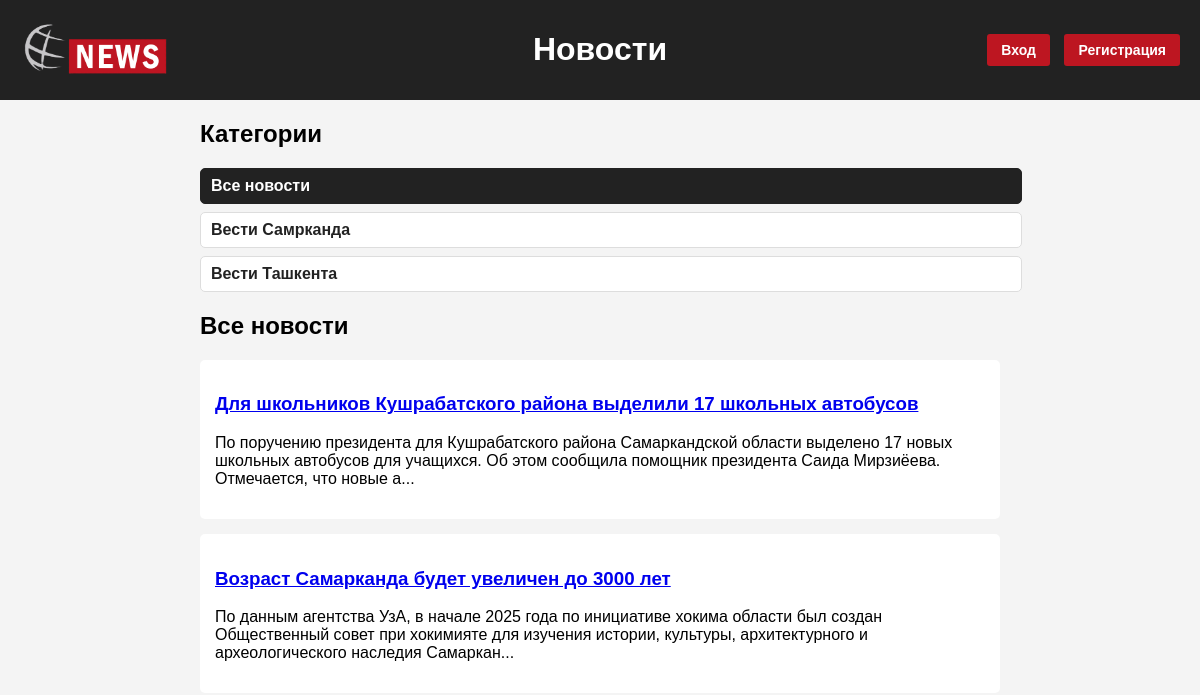
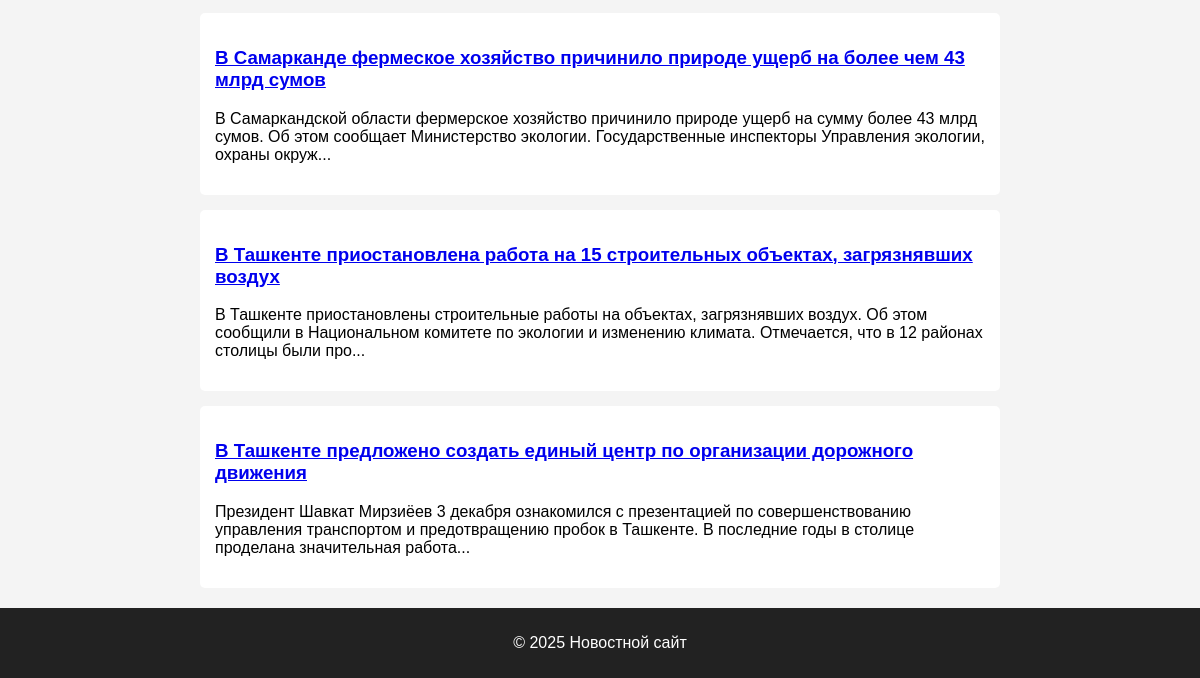
Before: / with the older database file (2 pictures, top to bottom).
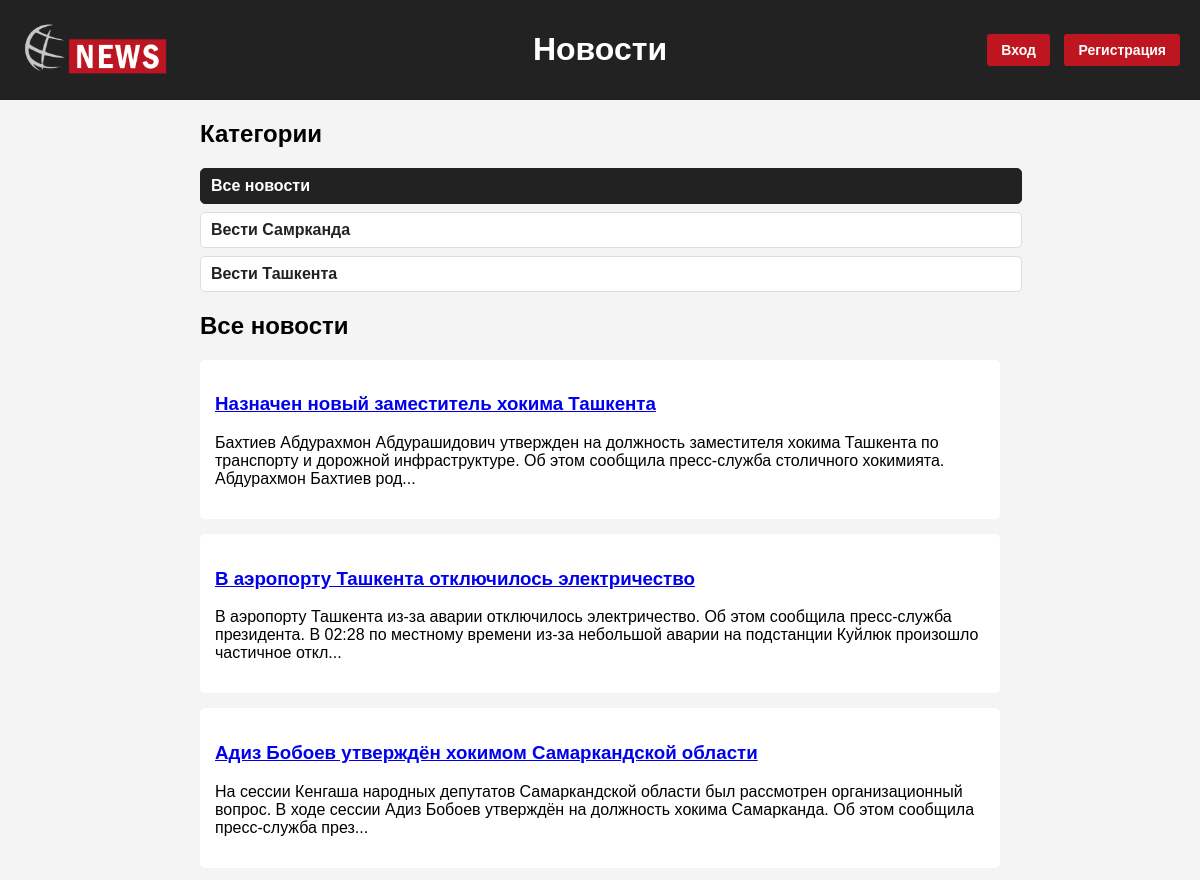
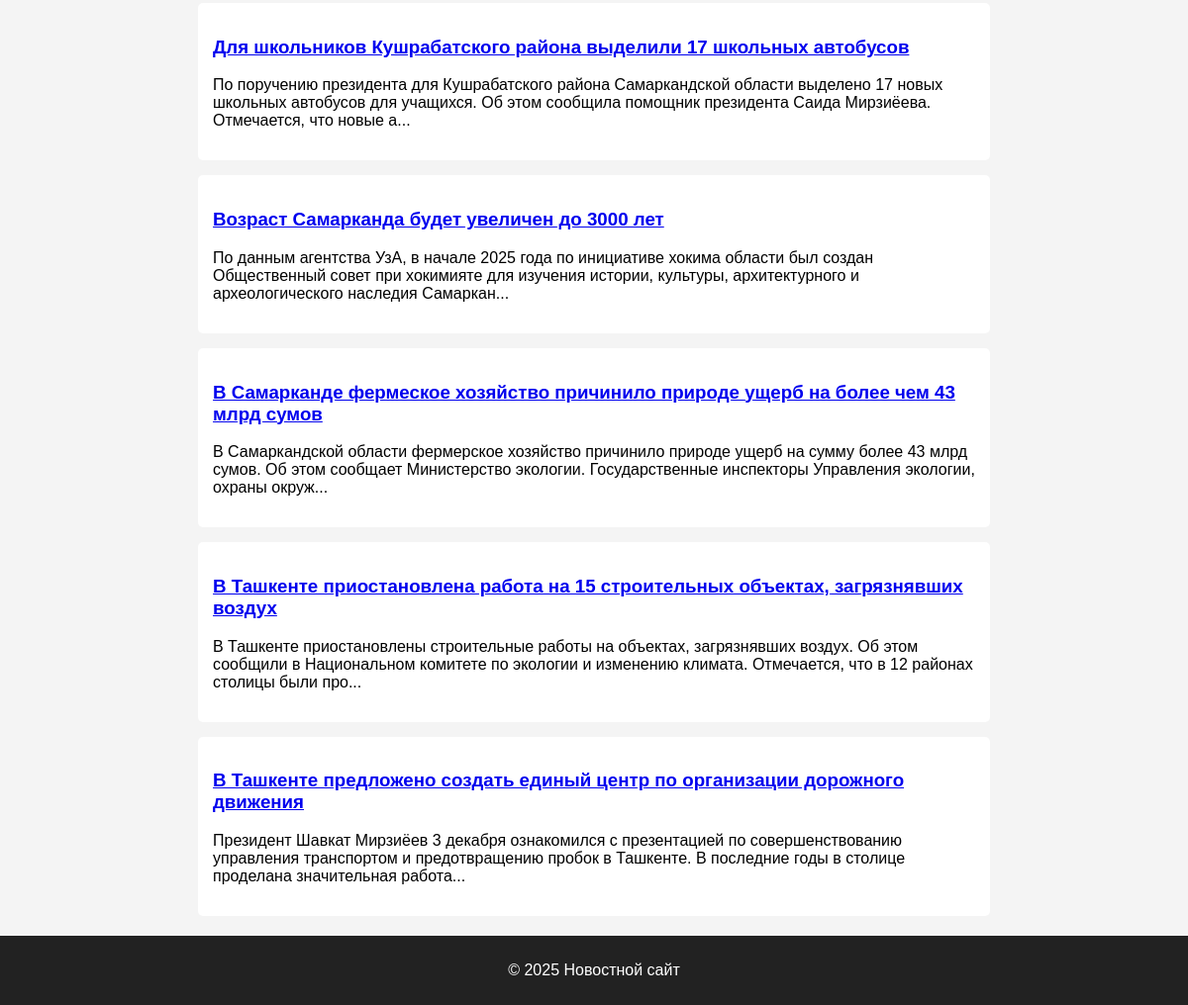
After: the same page with the newer database file (2 pictures, top to bottom).
### index/models.py (models this page shows, shortened)
class NewsCategory(models.Model):
    category_name = models.CharField(max_length=16, verbose_name='название категории')
    added_date = models.DateTimeField(auto_now_add=True)
    class Meta:
        verbose_name = 'категорию'
        verbose_name_plural = 'категории'

class News(models.Model):
    title = models.CharField(max_length=128, verbose_name='Заголовок')
    content = models.TextField(verbose_name='Основной текст')
    category = models.ForeignKey(NewsCategory, on_delete=models.CASCADE, verbose_name='категория')
    added_date = models.DateTimeField(auto_now_add=True)
    class Meta:
        verbose_name = 'новость'
        verbose_name_plural = 'новости'

### index/views.py (the view)
# urls.py: path('', views.home_page, name='home'),
def home_page(request):
    categories = NewsCategory.objects.all()
    news = News.objects.all().order_by('-added_date')
    context = {
        'categories': categories,
        'news': news,
        'current_category': None,  #
    }
    return render(request, 'home.html', context)

### index/templates/home.html (shortened to what this page needs)
{% load static %}
<!DOCTYPE html>
<html lang="ru">
<head>
    <link rel="stylesheet" href="{% static 'style.css' %}">
</head>
<body>
<header>
    <div class="header-left">
        <a href="{% url 'home' %}">
            <img src="{% static 'img/logo-news.png' %}" alt="Логотип" class="logo">
        </a>
    </div>
    <div class="header-center">
            <a href="{% url 'home'%}"><h1>Новости</h1></a>
    </div>
    <div class="header-right">
        {% if user.is_authenticated %}
        Привет, {{ user.username }} |
        <form method="post" action="{% url 'logout' %}" style="display:inline;">
            {% csrf_token %}
            <button type="submit" class="logout-button">Выйти</button>
        </form>
        {% else %}
        <a href="{% url 'login' %}">Вход</a>
        <a href="{% url 'register' %}">Регистрация</a>
        {% endif %}
    </div>
</header>
<main class="container">
    <aside class="categories">
        <h2>Категории</h2>
        <ul>
            <p>
                <a href="{% url 'home' %}"
                   class="{% if not current_category %}active{% endif %}">
                    Все новости
                </a>
            </p>
            {% for cat in categories %}
            <p>
                <a href="{% url 'category_page' cat.id %}"
                   class="{% if current_category and current_category.id == cat.id %}active{% endif %}">
                    {{ cat.category_name }}
                </a>
            </p>
            {% endfor %}
        </ul>
    </aside>
    <section class="news">
        {% if current_category %}
        <h2>Новости: {{ current_category.category_name }}</h2>
        {% else %}
        <h2>Все новости</h2>
        {% endif %}
        {% if news %}
        {% for item in news %}
        <article class="news-card">
            <h3>
                <a href="{% url 'news_page' item.id %}">{{ item.title }}</a>
            </h3>
            <p>{{ item.content|slice:":200" }}...</p>
        </article>
        {% endfor %}
        {% else %}
        <p>Новостей пока нет.</p>
        {% endif %}
    </section>
</main>
<footer>
    <p>© 2025 Новостной сайт</p>
</footer>
</body>
</html>

Changed rows visible on the page:
added News: title "Назначен новый заместитель хокима Ташкента", content "Бахтиев Абдурахмон Абдурашидович утвержден на должность заместителя хокима Ташкента по транспорту и дорожной инфраструктуре. Об этом сообщила пресс-служба столичного хокимията. Абдурахмон Бахтиев род"
added News: title "В аэропорту Ташкента отключилось электричество", content "В аэропорту Ташкента из-за аварии отключилось электричество. Об этом сообщила пресс-служба президента. В 02:28 по местному времени из-за небольшой аварии на подстанции Куйлюк произошло частичное откл"
added News: title "Адиз Бобоев утверждён хокимом Самаркандской области", content "На сессии Кенгаша народных депутатов Самаркандской области был рассмотрен организационный вопрос. В ходе сессии Адиз Бобоев утверждён на должность хокима Самарканда. Об этом сообщила пресс-служба през"
